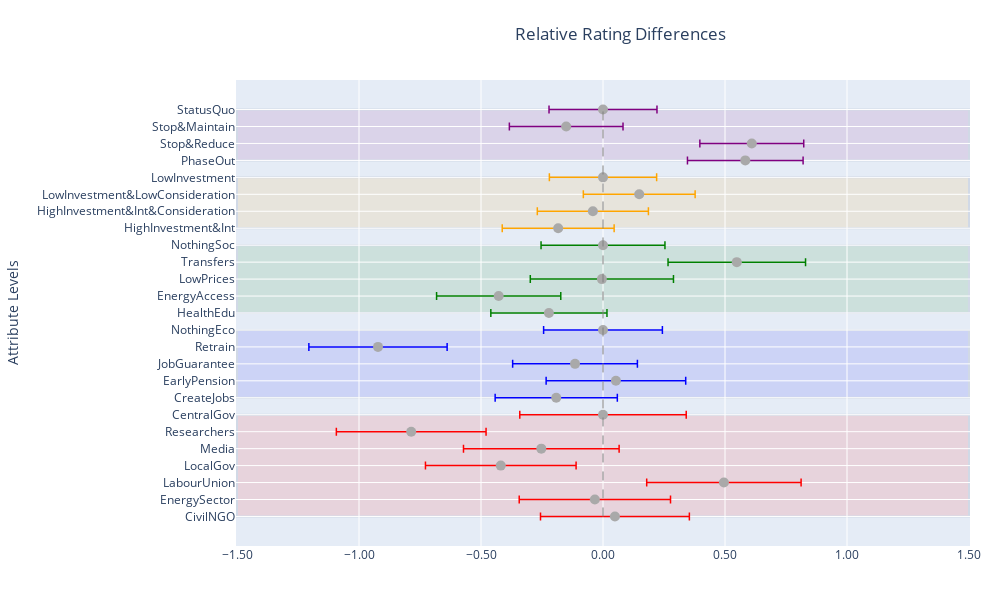

The notebook cell this image was saved under:
### Markdown cell above
##### 1.1 Relative support plot

### Code cell
import plotly.graph_objects as go

# Assuming 'model' is the variable that holds your regression results
# Extract the coefficients and standard errors for each attribute level
att_1_levels = ['PhaseOut', 'Stop&Reduce', 'Stop&Maintain', 'StatusQuo']
att_2_levels = ['HighInvestment&Int', 'HighInvestment&Int&Consideration', 'LowInvestment&LowConsideration', 'LowInvestment']
att_3_levels = ['HealthEdu', 'EnergyAccess', 'LowPrices', 'Transfers', 'NothingSoc']
att_4_levels = ['CreateJobs', 'EarlyPension', 'JobGuarantee', 'Retrain', 'NothingEco']
att_5_levels = ['CivilNGO', 'EnergySector', 'LabourUnion', 'LocalGov', 'Media', 'Researchers', 'CentralGov']

att_levels = [att_5_levels, att_4_levels, att_3_levels, att_2_levels, att_1_levels]

att_colors = ['red', 'blue', 'green', 'orange', 'purple']  # Colors for each attribute group

fig = go.Figure()

total_levels = sum(len(levels) for levels in att_levels)

# Loop through each attribute group and add the data to the plot
for i, levels in enumerate(att_levels):
    att_coefficients = [model.params[f'att_{5-i}_{level}'] for level in levels]
    att_standard_errors = [model.bse[f'att_{5-i}_{level}'] for level in levels]

    relative_differences = [coeff - att_coefficients[-1] for coeff in att_coefficients]

    fig.add_trace(go.Scatter(
        x=relative_differences,
        y=levels,
        mode='markers',
        error_x=dict(type='data', array=att_standard_errors, color=att_colors[i], thickness=1.5),
        marker=dict(color='darkgray', size=10),
        orientation='h',
        showlegend = False,
    ))

    fig.add_shape(
        type="rect",
        x0=-1.5,  # Set a fixed value for x0, which is left side of the plot
        x1=1.5,  # Set the width of the shape to 1000 (right side of the plot)
        y0=total_levels - sum(len(l) for l in att_levels[i:]),  # Set y0 to the starting level index
        y1=total_levels - sum(len(l) for l in att_levels[i:]) + len(levels) - 1,  # Set y1 to the ending level index
        fillcolor=att_colors[i],
        opacity=0.1,  # Set the opacity for a light transparent effect
        layer="below",  # Place the rectangle below the scatter plot markers
    )

# Add a vertical line at x=0 for reference
fig.add_shape(type="line", x0=0, x1=0, y0=att_5_levels[0], y1=att_1_levels[-1], line=dict(color="gray", width=1, dash='dash'))

# Update the layout of the error bar plot
fig.update_layout(
    title='Relative Rating Differences',
    xaxis_title='',
    yaxis_title='Attribute Levels',
    yaxis=dict(categoryorder='array', categoryarray=att_5_levels),  # Set the categoryorder for y-axis based on att_1_levels
    xaxis=dict(tickformat='.2f', zeroline=False),  # Remove x-axis zeroline
    showlegend=True,  # Show legend with attribute names
    margin=dict(l=80, r=30, b=40, t=80),
    height=600,  # Set the height of the plot to 600 pixels
    width=1000,
    title_x=0.62,
)

# Show the interactive error bar plot
fig.show()

### Figure 1 — Plotly figure (JSON) as saved in the notebook; plotly's stock layout.template omitted (floating-point values rounded to 4 significant figures)
{"data": [{"error_x": {"array": [0.305, 0.31, 0.3164, 0.3087, 0.3189, 0.3068, 0.3411], "color": "red", "thickness": 1.5, "type": "data"}, "marker": {"color": "darkgray", "size": 10}, "mode": "markers", "orientation": "h", "showlegend": false, "type": "scatter", "x": [0.04895, -0.03335, 0.4955, -0.419, -0.2528, -0.786, 0], "y": ["CivilNGO", "EnergySector", "LabourUnion", "LocalGov", "Media", "Researchers", "CentralGov"]}, {"error_x": {"array": [0.2504, 0.286, 0.2556, 0.2833, 0.2434], "color": "blue", "thickness": 1.5, "type": "data"}, "marker": {"color": "darkgray", "size": 10}, "mode": "markers", "orientation": "h", "showlegend": false, "type": "scatter", "x": [-0.1916, 0.05295, -0.1147, -0.9221, 0], "y": ["CreateJobs", "EarlyPension", "JobGuarantee", "Retrain", "NothingEco"]}, {"error_x": {"array": [0.238, 0.2545, 0.2934, 0.2818, 0.2539], "color": "green", "thickness": 1.5, "type": "data"}, "marker": {"color": "darkgray", "size": 10}, "mode": "markers", "orientation": "h", "showlegend": false, "type": "scatter", "x": [-0.2217, -0.4275, -0.004571, 0.5483, 0], "y": ["HealthEdu", "EnergyAccess", "LowPrices", "Transfers", "NothingSoc"]}, {"error_x": {"array": [0.2293, 0.2277, 0.2291, 0.2198], "color": "orange", "thickness": 1.5, "type": "data"}, "marker": {"color": "darkgray", "size": 10}, "mode": "markers", "orientation": "h", "showlegend": false, "type": "scatter", "x": [-0.1837, -0.04155, 0.1485, 0], "y": ["HighInvestment&Int", "HighInvestment&Int&Consideration", "LowInvestment&LowConsideration", "LowInvestment"]}, {"error_x": {"array": [0.237, 0.2129, 0.2329, 0.2212], "color": "purple", "thickness": 1.5, "type": "data"}, "marker": {"color": "darkgray", "size": 10}, "mode": "markers", "orientation": "h", "showlegend": false, "type": "scatter", "x": [0.5831, 0.6098, -0.1509, 0], "y": ["PhaseOut", "Stop&Reduce", "Stop&Maintain", "StatusQuo"]}], "layout": {"height": 600, "margin": {"b": 40, "l": 80, "r": 30, "t": 80}, "shapes": [{"fillcolor": "red", "layer": "below", "opacity": 0.1, "type": "rect", "x0": -1.5, "x1": 1.5, "y0": 0, "y1": 6}, {"fillcolor": "blue", "layer": "below", "opacity": 0.1, "type": "rect", "x0": -1.5, "x1": 1.5, "y0": 7, "y1": 11}, {"fillcolor": "green", "layer": "below", "opacity": 0.1, "type": "rect", "x0": -1.5, "x1": 1.5, "y0": 12, "y1": 16}, {"fillcolor": "orange", "layer": "below", "opacity": 0.1, "type": "rect", "x0": -1.5, "x1": 1.5, "y0": 17, "y1": 20}, {"fillcolor": "purple", "layer": "below", "opacity": 0.1, "type": "rect", "x0": -1.5, "x1": 1.5, "y0": 21, "y1": 24}, {"line": {"color": "gray", "dash": "dash", "width": 1}, "type": "line", "x0": 0, "x1": 0, "y0": "CivilNGO", "y1": "StatusQuo"}], "showlegend": true, "title": {"text": "Relative Rating Differences", "x": 0.62}, "width": 1000, "xaxis": {"tickformat": ".2f", "title": {"text": ""}, "zeroline": false}, "yaxis": {"categoryarray": ["CivilNGO", "EnergySector", "LabourUnion", "LocalGov", "Media", "Researchers", "CentralGov"], "categoryorder": "array", "title": {"text": "Attribute Levels"}}}}
